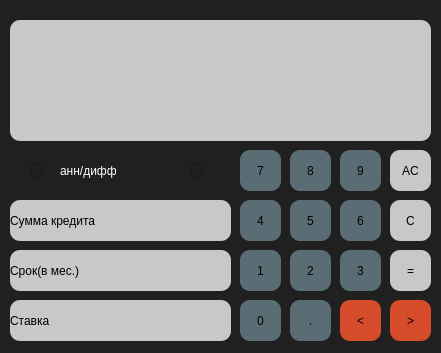
<?xml version="1.0" encoding="UTF-8"?>
<ui version="4.0">
 <class>Credit</class>
 <widget class="QWidget" name="Credit">
  <property name="geometry">
   <rect>
    <x>0</x>
    <y>0</y>
    <width>441</width>
    <height>353</height>
   </rect>
  </property>
  <property name="windowTitle">
   <string>Form</string>
  </property>
  <property name="styleSheet">
   <string notr="true">background-color: rgb(32, 32, 32)</string>
  </property>
  <widget class="QPushButton" name="Button_7">
   <property name="geometry">
    <rect>
     <x>240</x>
     <y>150</y>
     <width>41</width>
     <height>41</height>
    </rect>
   </property>
   <property name="styleSheet">
    <string notr="true">QPushButton {
	background-color: rgb(91, 109, 116);
	border-radius: 10px;
}

QPushButton:pressed {
	background-color: rgb(36, 91, 113);
	border-radius: 10px;
}
</string>
   </property>
   <property name="text">
    <string>7</string>
   </property>
  </widget>
  <widget class="QPushButton" name="Button_8">
   <property name="geometry">
    <rect>
     <x>290</x>
     <y>150</y>
     <width>41</width>
     <height>41</height>
    </rect>
   </property>
   <property name="styleSheet">
    <string notr="true">QPushButton {
	background-color: rgb(91, 109, 116);
	border-radius: 10px;
}

QPushButton:pressed {
	background-color: rgb(36, 91, 113);
	border-radius: 10px;
}
</string>
   </property>
   <property name="text">
    <string>8</string>
   </property>
  </widget>
  <widget class="QPushButton" name="Button_AC">
   <property name="geometry">
    <rect>
     <x>390</x>
     <y>150</y>
     <width>41</width>
     <height>41</height>
    </rect>
   </property>
   <property name="styleSheet">
    <string notr="true">QPushButton {
	background-color: rgb(201, 200, 200);
	border-radius: 10px;
}

QPushButton:pressed {
	background-color: rgb(127, 127, 127);
	border-radius: 10px;
}
</string>
   </property>
   <property name="text">
    <string>AC</string>
   </property>
  </widget>
  <widget class="QPushButton" name="Button_9">
   <property name="geometry">
    <rect>
     <x>340</x>
     <y>150</y>
     <width>41</width>
     <height>41</height>
    </rect>
   </property>
   <property name="styleSheet">
    <string notr="true">QPushButton {
	background-color: rgb(91, 109, 116);
	border-radius: 10px;
}

QPushButton:pressed {
	background-color: rgb(36, 91, 113);
	border-radius: 10px;
}
</string>
   </property>
   <property name="text">
    <string>9</string>
   </property>
  </widget>
  <widget class="QPushButton" name="Button_5">
   <property name="geometry">
    <rect>
     <x>290</x>
     <y>200</y>
     <width>41</width>
     <height>41</height>
    </rect>
   </property>
   <property name="styleSheet">
    <string notr="true">QPushButton {
	background-color: rgb(91, 109, 116);
	border-radius: 10px;
}

QPushButton:pressed {
	background-color: rgb(36, 91, 113);
	border-radius: 10px;
}
</string>
   </property>
   <property name="text">
    <string>5</string>
   </property>
  </widget>
  <widget class="QPushButton" name="Button_6">
   <property name="geometry">
    <rect>
     <x>340</x>
     <y>200</y>
     <width>41</width>
     <height>41</height>
    </rect>
   </property>
   <property name="styleSheet">
    <string notr="true">QPushButton {
	background-color: rgb(91, 109, 116);
	border-radius: 10px;
}

QPushButton:pressed {
	background-color: rgb(36, 91, 113);
	border-radius: 10px;
}
</string>
   </property>
   <property name="text">
    <string>6</string>
   </property>
  </widget>
  <widget class="QPushButton" name="Button_4">
   <property name="geometry">
    <rect>
     <x>240</x>
     <y>200</y>
     <width>41</width>
     <height>41</height>
    </rect>
   </property>
   <property name="styleSheet">
    <string notr="true">QPushButton {
	background-color: rgb(91, 109, 116);
	border-radius: 10px;
}

QPushButton:pressed {
	background-color: rgb(36, 91, 113);
	border-radius: 10px;
}
</string>
   </property>
   <property name="text">
    <string>4</string>
   </property>
  </widget>
  <widget class="QPushButton" name="Button_C">
   <property name="geometry">
    <rect>
     <x>390</x>
     <y>200</y>
     <width>41</width>
     <height>41</height>
    </rect>
   </property>
   <property name="styleSheet">
    <string notr="true">QPushButton {
	background-color: rgb(201, 200, 200);
	border-radius: 10px;
}

QPushButton:pressed {
	background-color: rgb(127, 127, 127);
	border-radius: 10px;
}
</string>
   </property>
   <property name="text">
    <string>C</string>
   </property>
  </widget>
  <widget class="QPushButton" name="Button_2">
   <property name="geometry">
    <rect>
     <x>290</x>
     <y>250</y>
     <width>41</width>
     <height>41</height>
    </rect>
   </property>
   <property name="styleSheet">
    <string notr="true">QPushButton {
	background-color: rgb(91, 109, 116);
	border-radius: 10px;
}

QPushButton:pressed {
	background-color: rgb(36, 91, 113);
	border-radius: 10px;
}
</string>
   </property>
   <property name="text">
    <string>2</string>
   </property>
  </widget>
  <widget class="QPushButton" name="Button_3">
   <property name="geometry">
    <rect>
     <x>340</x>
     <y>250</y>
     <width>41</width>
     <height>41</height>
    </rect>
   </property>
   <property name="styleSheet">
    <string notr="true">QPushButton {
	background-color: rgb(91, 109, 116);
	border-radius: 10px;
}

QPushButton:pressed {
	background-color: rgb(36, 91, 113);
	border-radius: 10px;
}
</string>
   </property>
   <property name="text">
    <string>3</string>
   </property>
  </widget>
  <widget class="QPushButton" name="Button_1">
   <property name="geometry">
    <rect>
     <x>240</x>
     <y>250</y>
     <width>41</width>
     <height>41</height>
    </rect>
   </property>
   <property name="styleSheet">
    <string notr="true">QPushButton {
	background-color: rgb(91, 109, 116);
	border-radius: 10px;
}

QPushButton:pressed {
	background-color: rgb(36, 91, 113);
	border-radius: 10px;
}
</string>
   </property>
   <property name="text">
    <string>1</string>
   </property>
  </widget>
  <widget class="QPushButton" name="Button_EQ">
   <property name="geometry">
    <rect>
     <x>390</x>
     <y>250</y>
     <width>41</width>
     <height>41</height>
    </rect>
   </property>
   <property name="styleSheet">
    <string notr="true">QPushButton {
	background-color: rgb(201, 200, 200);
	border-radius: 10px;
}

QPushButton:pressed {
	background-color: rgb(127, 127, 127);
	border-radius: 10px;
}
</string>
   </property>
   <property name="text">
    <string>=</string>
   </property>
  </widget>
  <widget class="QPushButton" name="Button_DOT">
   <property name="geometry">
    <rect>
     <x>290</x>
     <y>300</y>
     <width>41</width>
     <height>41</height>
    </rect>
   </property>
   <property name="styleSheet">
    <string notr="true">QPushButton {
	background-color: rgb(91, 109, 116);
	border-radius: 10px;
}

QPushButton:pressed {
	background-color: rgb(36, 91, 113);
	border-radius: 10px;
}
</string>
   </property>
   <property name="text">
    <string>.</string>
   </property>
  </widget>
  <widget class="QPushButton" name="Button_PREV">
   <property name="geometry">
    <rect>
     <x>340</x>
     <y>300</y>
     <width>41</width>
     <height>41</height>
    </rect>
   </property>
   <property name="styleSheet">
    <string notr="true">QPushButton {
	background-color: rgb(214, 75, 42);
	border-radius: 10px;
}

QPushButton:pressed {
	background-color: rgb(156, 56, 33);
	border-radius: 10px;
}
</string>
   </property>
   <property name="text">
    <string>&lt;</string>
   </property>
  </widget>
  <widget class="QPushButton" name="Button_0">
   <property name="geometry">
    <rect>
     <x>240</x>
     <y>300</y>
     <width>41</width>
     <height>41</height>
    </rect>
   </property>
   <property name="styleSheet">
    <string notr="true">QPushButton {
	background-color: rgb(91, 109, 116);
	border-radius: 10px;
}

QPushButton:pressed {
	background-color: rgb(36, 91, 113);
	border-radius: 10px;
}
</string>
   </property>
   <property name="text">
    <string>0</string>
   </property>
  </widget>
  <widget class="QPushButton" name="Button_NEXT">
   <property name="geometry">
    <rect>
     <x>390</x>
     <y>300</y>
     <width>41</width>
     <height>41</height>
    </rect>
   </property>
   <property name="styleSheet">
    <string notr="true">QPushButton {
	background-color: rgb(214, 75, 42);
	border-radius: 10px;
}

QPushButton:pressed {
	background-color: rgb(156, 56, 33);
	border-radius: 10px;
}
</string>
   </property>
   <property name="text">
    <string>&gt;</string>
   </property>
  </widget>
  <widget class="QLabel" name="Res">
   <property name="geometry">
    <rect>
     <x>10</x>
     <y>20</y>
     <width>421</width>
     <height>121</height>
    </rect>
   </property>
   <property name="styleSheet">
    <string notr="true">QLabel{
 	qproperty-alignment: 'AlignVCenter | AlignLeft';
	background-color: rgb(201, 200, 200);
	border-radius: 10px;
	
	
	font: 15pt &quot;Ubuntu&quot;;
}
</string>
   </property>
   <property name="text">
    <string/>
   </property>
  </widget>
  <widget class="QLabel" name="Time">
   <property name="geometry">
    <rect>
     <x>10</x>
     <y>250</y>
     <width>221</width>
     <height>41</height>
    </rect>
   </property>
   <property name="styleSheet">
    <string notr="true">QLabel{
 	qproperty-alignment: 'AlignVCenter | AlignLeft';
	background-color: rgb(201, 200, 200);
	border-radius: 10px;
	
	
	font: 15pt &quot;Ubuntu&quot;;
}
</string>
   </property>
   <property name="text">
    <string>Срок(в мес.)</string>
   </property>
  </widget>
  <widget class="QLabel" name="Rate">
   <property name="geometry">
    <rect>
     <x>10</x>
     <y>300</y>
     <width>221</width>
     <height>41</height>
    </rect>
   </property>
   <property name="styleSheet">
    <string notr="true">QLabel{
 	qproperty-alignment: 'AlignVCenter | AlignLeft';
	background-color: rgb(201, 200, 200);
	border-radius: 10px;
	
	
	font: 15pt &quot;Ubuntu&quot;;
}
</string>
   </property>
   <property name="text">
    <string>Ставка</string>
   </property>
  </widget>
  <widget class="QLabel" name="Sum">
   <property name="geometry">
    <rect>
     <x>10</x>
     <y>200</y>
     <width>221</width>
     <height>41</height>
    </rect>
   </property>
   <property name="styleSheet">
    <string notr="true">QLabel{
 	qproperty-alignment: 'AlignVCenter | AlignLeft';
	background-color: rgb(201, 200, 200);
	border-radius: 10px;
	
	
	font: 15pt &quot;Ubuntu&quot;;
}
</string>
   </property>
   <property name="text">
    <string>Сумма кредита</string>
   </property>
  </widget>
  <widget class="QLabel" name="label_5">
   <property name="geometry">
    <rect>
     <x>60</x>
     <y>150</y>
     <width>131</width>
     <height>41</height>
    </rect>
   </property>
   <property name="styleSheet">
    <string notr="true">QLabel{
 	qproperty-alignment: 'AlignVCenter | AlignCenter';
	color: White;l
	
	font: 15pt &quot;Ubuntu&quot;;
}
</string>
   </property>
   <property name="text">
    <string>анн/дифф</string>
   </property>
  </widget>
  <widget class="QRadioButton" name="annuit">
   <property name="geometry">
    <rect>
     <x>30</x>
     <y>150</y>
     <width>21</width>
     <height>41</height>
    </rect>
   </property>
   <property name="styleSheet">
    <string notr="true">color: White;
</string>
   </property>
   <property name="text">
    <string/>
   </property>
  </widget>
  <widget class="QRadioButton" name="diff">
   <property name="geometry">
    <rect>
     <x>190</x>
     <y>150</y>
     <width>21</width>
     <height>41</height>
    </rect>
   </property>
   <property name="styleSheet">
    <string notr="true">color: White;
</string>
   </property>
   <property name="text">
    <string/>
   </property>
  </widget>
 </widget>
 <resources/>
 <connections/>
</ui>
